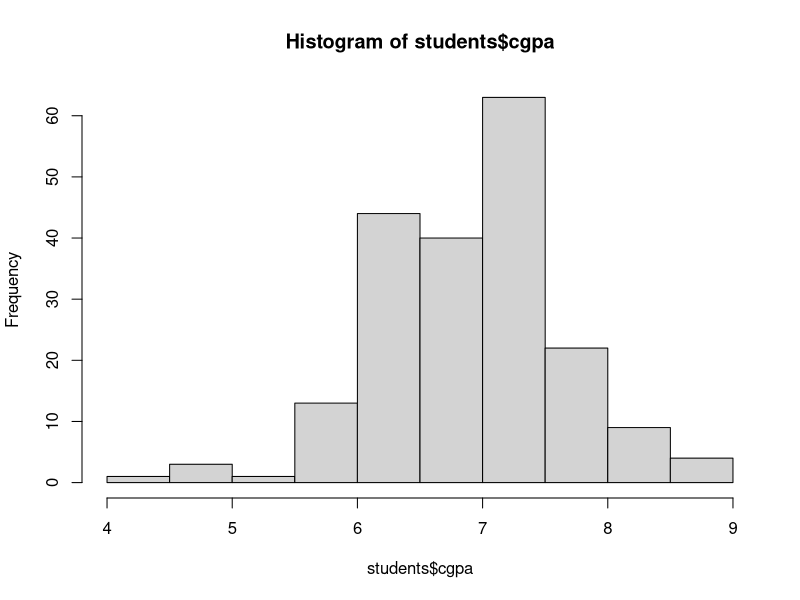

Recreate this plot in R. (Note: this script raises an error after producing the figure.)
#batch, age, gender, cgpa, ug,class12: select, salary
ns=200
(age= round(runif(n=ns, min=20, max=30)))
mean(age)
(gender= sample(x=c('M','F'), size=ns, replace=T, prob=c(.7,.3)))
table(gender)
(batch=sample(x=c('2017','2018','2019'),size=ns,replace=T,prob=c(.2,.3,.5)))
table(batch)
(cgpa=round(rnorm(n=ns,mean=7,sd=.75),2))
range(cgpa)
(ug=round(rnorm(n=ns,mean=70,sd=5),2))
range(ug)
(class12=round(rnorm(n=ns,mean=70,sd=7),2))
range(class12)
(domain= sample(c('Finance','HR','Operations','Marketing'),size=ns,replace=T))
students=data.frame(age,gender,batch,domain,cgpa,ug,class12)
head(students)
(students$select=sample(c('placed','NotPlaced'),size=ns,replace=T,prob=c(.7,.3)))
table(students$select)
(students$salary=round(rnorm(n=ns,mean=12,sd=1),2))
(students$salary=ifelse(students$select=='NotPlaced',NA,students$salary))
head(students)

#summarise
nrow(students) #no of students
summary(students)

table(students$batch,students$domain)


#histogram
hist(students$cgpa)
hist(students$cgpa,breaks=c(0,6,5,8,5,10))
hist(students$age)

library(dplyr)
library(ggplot2)
t1<- students %>% group_by

